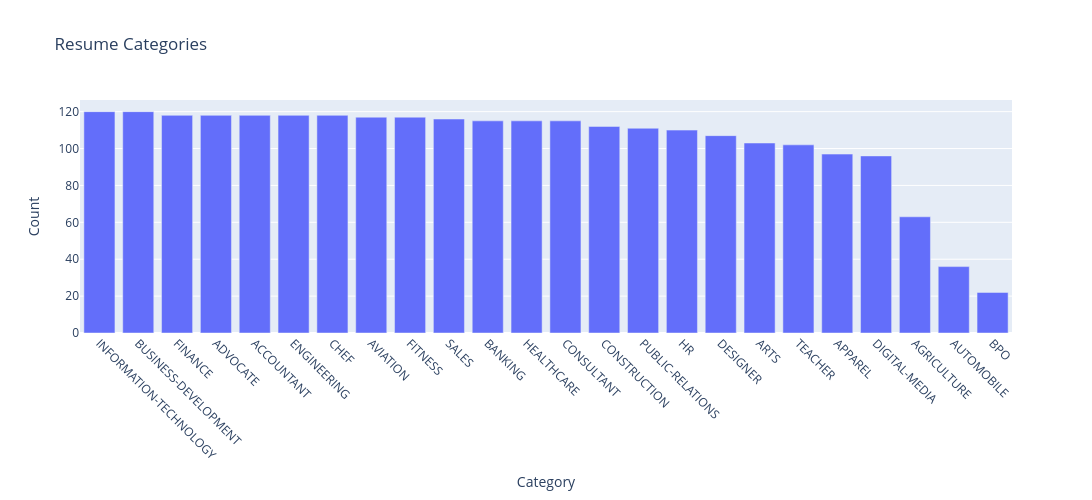

Notebook code cell kept with this figure:
### Markdown cell above
### Top Resume Categories

### Code cell
import plotly.express as px

category_counts = (
    resume_df["Category"]
    .value_counts()
    .reset_index()
)

category_counts.columns = ["Category", "Count"]

fig = px.bar(
    category_counts,
    x="Category",
    y="Count",
    title="Resume Categories",
    labels={
        "Category": "Category",
        "Count": "Count"
    }
)

fig.update_xaxes(tickangle=45)

fig.update_layout(
    width=1200,
    height=500
)

fig.show()

### Figure 1 — Plotly figure (JSON) as saved in the notebook; plotly's stock layout.template omitted (floating-point values rounded to 4 significant figures)
{"data": [{"hovertemplate": "Category=%{x}<br>Count=%{y}<extra></extra>", "legendgroup": "", "marker": {"color": "#636efa", "pattern": {"shape": ""}}, "name": "", "orientation": "v", "showlegend": false, "textposition": "auto", "type": "bar", "x": ["INFORMATION-TECHNOLOGY", "BUSINESS-DEVELOPMENT", "FINANCE", "ADVOCATE", "ACCOUNTANT", "ENGINEERING", "CHEF", "AVIATION", "FITNESS", "SALES", "BANKING", "HEALTHCARE", "CONSULTANT", "CONSTRUCTION", "PUBLIC-RELATIONS", "HR", "DESIGNER", "ARTS", "TEACHER", "APPAREL", "DIGITAL-MEDIA", "AGRICULTURE", "AUTOMOBILE", "BPO"], "xaxis": "x", "y": [120, 120, 118, 118, 118, 118, 118, 117, 117, 116, 115, 115, 115, 112, 111, 110, 107, 103, 102, 97, 96, 63, 36, 22], "yaxis": "y"}], "layout": {"barmode": "relative", "height": 500, "legend": {"tracegroupgap": 0}, "title": {"text": "Resume Categories"}, "width": 1200, "xaxis": {"anchor": "y", "domain": [0, 1], "tickangle": 45, "title": {"text": "Category"}}, "yaxis": {"anchor": "x", "domain": [0, 1], "title": {"text": "Count"}}}}
